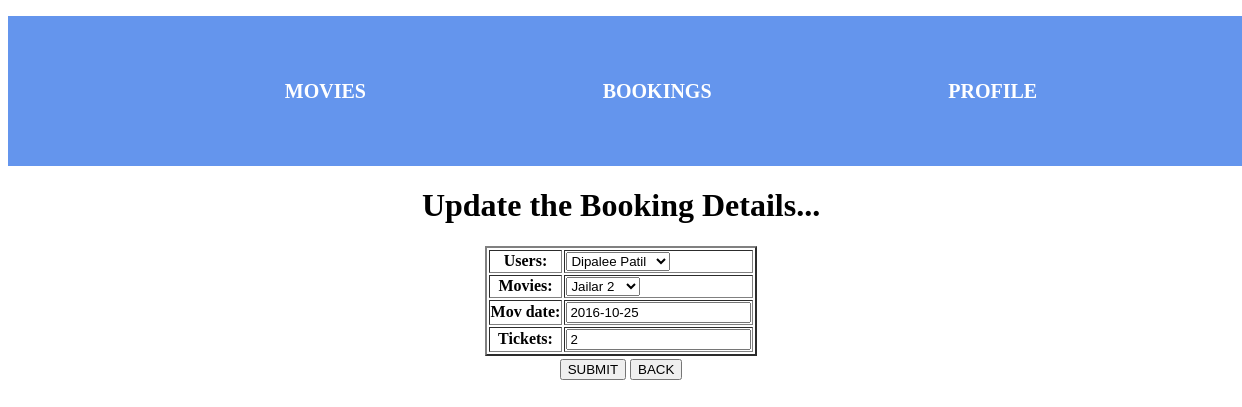
Screenshot of /update_booking/6 with the database file from the repository.
### movies/models.py (models this page shows)
class Booking(models.Model):
    users = models.ForeignKey(UsersModel, on_delete=models.CASCADE)
    movies = models.ForeignKey(MovieModel, on_delete=models.CASCADE)
    mov_date = models.DateField()
    tickets = models.IntegerField()
    tot_price = models.FloatField(blank=True, null=True)

### movies/views.py (the view)
# urls.py: path('update_booking/<int:bid>', views.update_booking, name='update_book'),
def update_booking(request, bid):
    record = get_object_or_404(Booking, id = bid)
    form = BookingModelForm(request.POST or None, instance=record)
    if form.is_valid():
        form.save()
        return redirect('read_booking')
    return render(request,'update_booking.html',{'form':form})

### movies/forms.py
class BookingModelForm(forms.ModelForm):
    class Meta:
        model = Booking
        fields = ['users','movies','mov_date','tickets']

### movies/models.py (called while the page is built)
    def __str__(self):
        return self.mname

    def __str__(self):
        return self.name

### movies/templates/update_booking.html (shortened to what this page needs)
{% extends "main.html" %}
{% block content %}
    <h1>Update the Booking Details...</h1>
    <form method="post">
        <table border="2">
            {{ form.as_table }}
        </table>
        <button type="submit">SUBMIT</button>
        <a href="{% url 'read_book' %}"><button type="button">BACK</button></a>
    </form>
{% endblock %}

### static/style.css (style rules this page uses)
a { text-decoration: none; color: white; font-size: 20px; font-weight: 600; }

### rows the page displays
Booking: users "Dipalee Patil", movies "Jailar 2", mov_date "2016-10-25", tickets "2"
